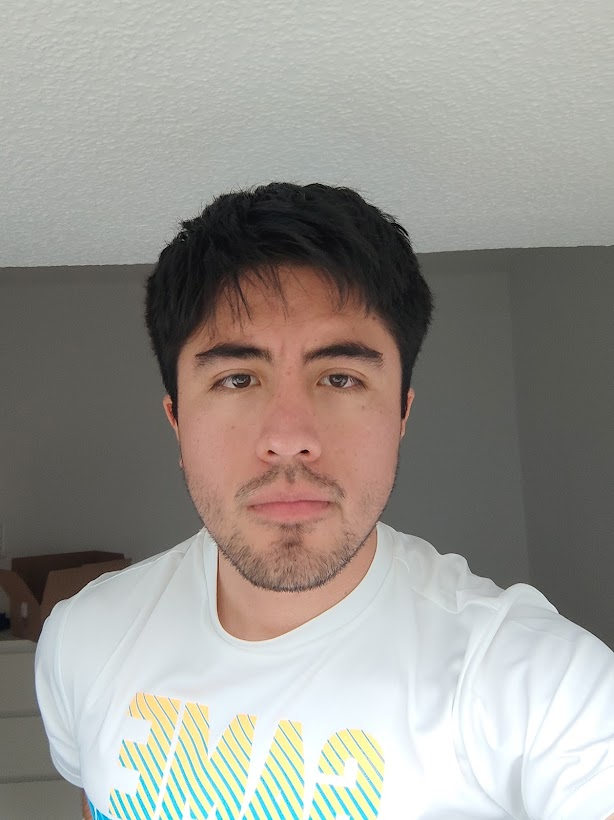
#> input picture images/selfie.jpg, 614 x 820 px, found by its file name
$ jupyter execute --allow-errors FacePCA.ipynb   (older library calls are emulated)
#> lines starting #> are read from the running program, lines starting #| are printed output that depends on the picture
# PCA on Face Images

### Testing image deconstruction and reconstruction for a single image

[cell 1]
import numpy as np
import matplotlib.pyplot as plt
import cv2
from sklearn.decomposition import PCA, IncrementalPCA

[cell 2]
path = r"C:\Users\52551\Desktop\BiometricsPCA\images\selfie.jpg" #change path to yours
IMG_SIZE = 150 #change size to yours
img = cv2.resize(cv2.imread(path, cv2.IMREAD_GRAYSCALE), (IMG_SIZE,IMG_SIZE))
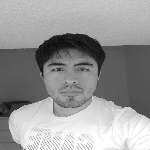
#> img: shape (150, 150); min 11, max 255, mean 151.9
norm_image = cv2.normalize(img, None, alpha=0, beta=1, norm_type=cv2.NORM_MINMAX, dtype=cv2.CV_32F)

[cell 3]
#Uncomment to visualize the original image
#cv2.imshow('ImageWindow',norm_image)
#cv2.waitKey(0)
#cv2.destroyAllWindows()

### Deconstruction into components

[cell 4]
pca = PCA()
pca.fit(norm_image)
var_cumu = np.cumsum(pca.explained_variance_ratio_)*100
ipca = IncrementalPCA(n_components=53) #change the number to your needs

### Construction

[cell 5]
image_recon = ipca.inverse_transform(ipca.fit_transform(norm_image))
pca = PCA()
pca.fit(norm_image)

[cell 6]
#Uncomment to see the result
#cv2.imshow('ImageWindow',image_recon)
#cv2.waitKey(0)
#cv2.destroyAllWindows()

[cell 7]
def percentage_variance(n):
    k = np.argmax(var_cumu>n)
    #print("Number of components explaining {} % variance: ".format(n)+ str(k))
    return k

### Analysis

[cell 8]
import random
P = np.arange(70, 100, 0.1)
fig, axs = plt.subplots(4, 2)
fig.set_size_inches(15.5, 15.5)

#> (the rest of this cell did not finish here and is left out)

## What is actually happening?

[cell 9]
pca = PCA(2) # Let's ask for 2 principal components.
converted_data = pca.fit_transform(norm_image)
#> converted_data = 150 pairs, first value -4.49 to 4.12, second value -1.56 to 3.3
plt.style.use('seaborn-whitegrid')
plt.figure(figsize = (10,6))
c_map = plt.cm.get_cmap('jet', 10)
plt.scatter(converted_data[:, 0], converted_data[:, 1], s = 15,
            cmap = c_map)
plt.xlabel('PC-1') , plt.ylabel('PC-2')
plt.title("Original image decomposed in 2 principal components")
plt.show()
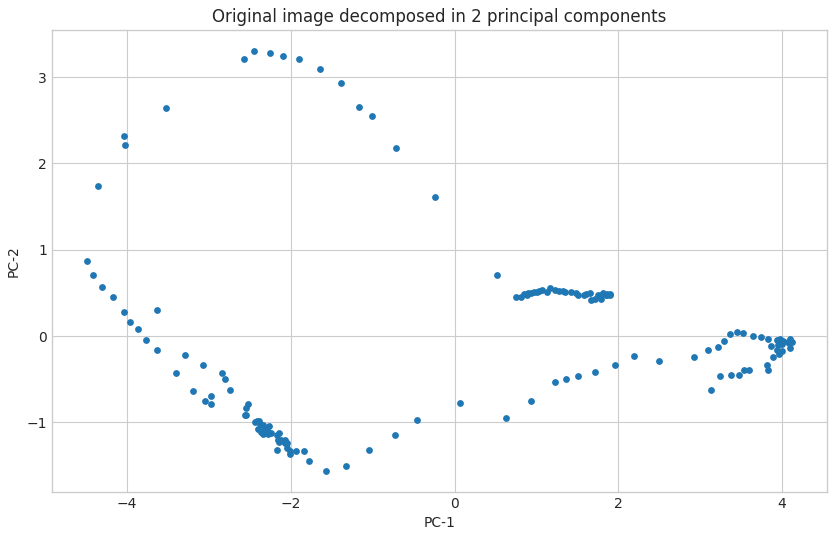
#> figure drawn by matplotlib, 1 panel

$ run again, with images/lenon.jpg copied over images/selfie.jpg
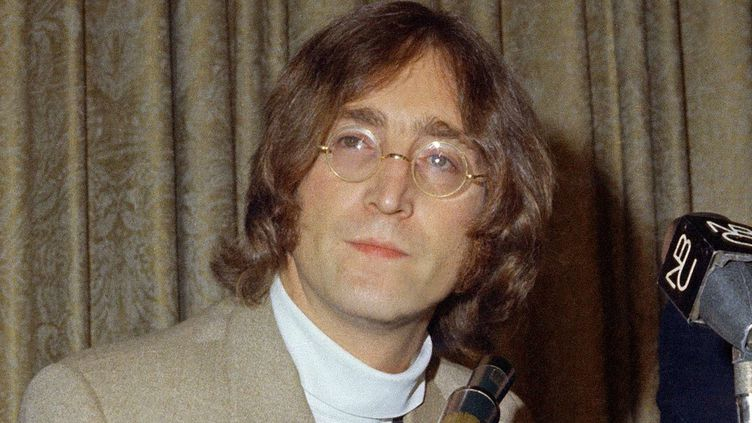
#> input picture images/lenon.jpg, 752 x 423 px, found by its file name
#> `img = cv2.resize(cv2.imread(path, cv2.IMREAD_GRAYSCALE), (IMG_SIZE,IMG..`:
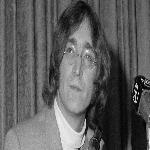
#> img: shape (150, 150); min 2, max 253, mean 92.8
#> converted_data = 150 pairs, first value -2.02 to 2.33, second value -1.43 to 1.27
#> `plt.show()`:
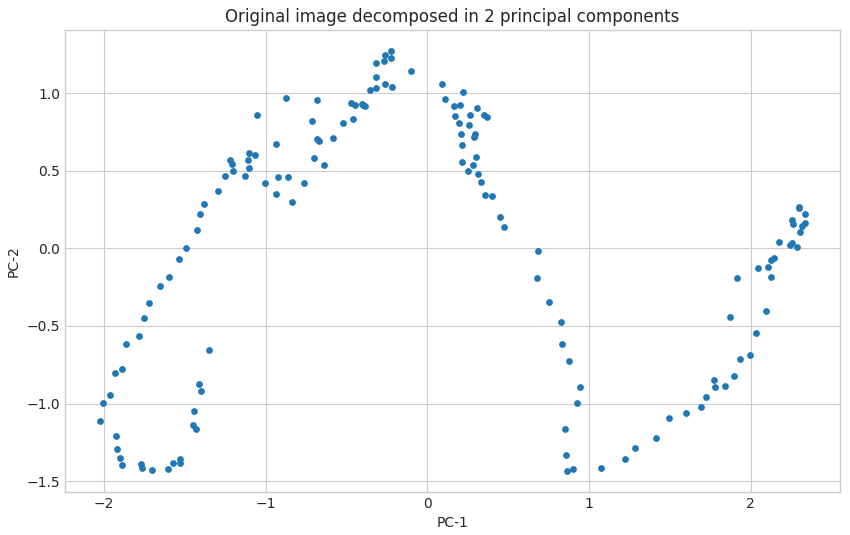
#> figure drawn by matplotlib, 1 panel
#> k = 10

$ run again, with images/BLOODCELLS.bmp saved as images/selfie.jpg
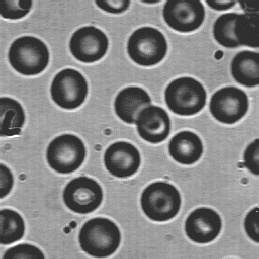
#> input picture images/BLOODCELLS.bmp, 259 x 259 px, found by its file name
#> `norm_image = cv2.normalize(img, None, alpha=0, beta=1, norm_type=cv2.N..`:
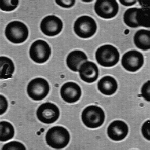
#> norm_image: shape (150, 150) float32; min -4.66e-09, max 1, mean 0.426; drawn with min black and max white
#> converted_data = 150 pairs, first value -2.05 to 1.61, second value -2.02 to 1.81
#> `plt.show()`:
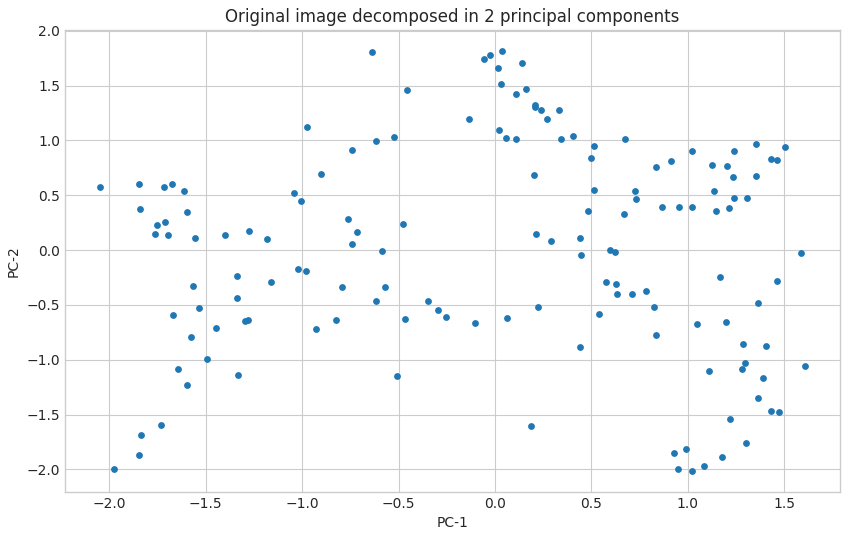
#> figure drawn by matplotlib, 1 panel
#> k = 18
